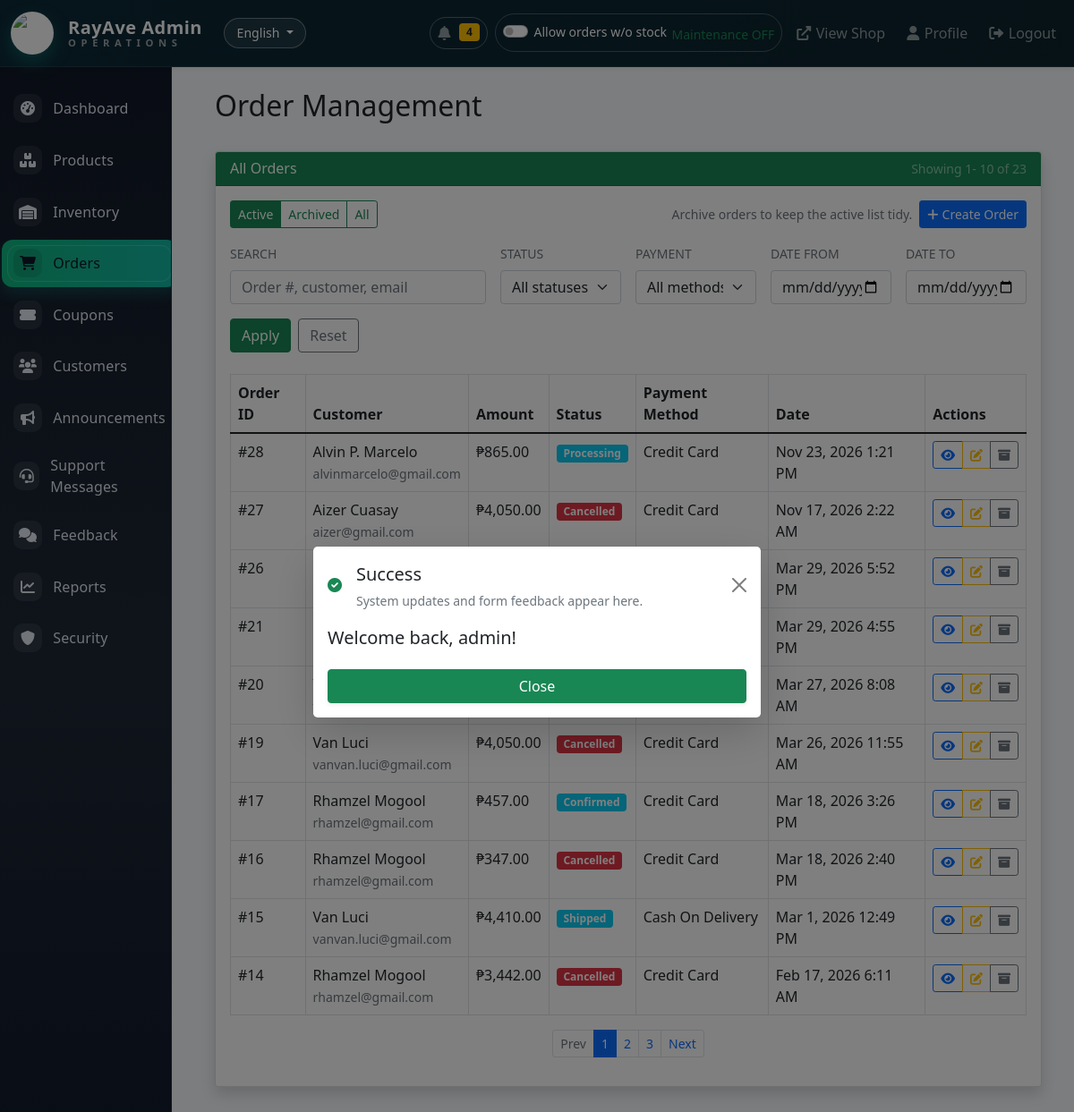
The app's page /admin/orders.php (signed in) with its own data.
### tables this page shows
CREATE TABLE `shipping_settings` (
  `id` tinyint unsigned NOT NULL,
  `per_km_rate` decimal(10,2) NOT NULL DEFAULT '10.00',
  `per_mile_rate` decimal(10,2) NOT NULL DEFAULT '16.09',
  `base_fee` decimal(10,2) NOT NULL DEFAULT '0.00',
  `minimum_fee` decimal(10,2) NOT NULL DEFAULT '0.00',
  `zone_roxas_fee` decimal(10,2) NOT NULL DEFAULT '0.00',
  `zone_oriental_fee` decimal(10,2) NOT NULL DEFAULT '0.00',
  `zone_out_province_fee` decimal(10,2) NOT NULL DEFAULT '0.00',
  `calculation_unit` enum('km','mile') NOT NULL DEFAULT 'km',
  `google_maps_api_key` varchar(255) DEFAULT NULL,
  `allow_out_of_stock_orders` tinyint(1) NOT NULL DEFAULT '0',
  `updated_by` int unsigned DEFAULT NULL,
  `updated_at` timestamp NULL DEFAULT CURRENT_TIMESTAMP ON UPDATE CURRENT_TIMESTAMP,
  PRIMARY KEY (`id`)
);

CREATE TABLE `orders` (
  `id` int NOT NULL AUTO_INCREMENT,
  `user_id` int DEFAULT NULL,
  `total_amount` decimal(10,2) NOT NULL,
  `shipping_fee` decimal(10,2) NOT NULL DEFAULT '0.00',
  `shipping_distance_km` decimal(10,2) DEFAULT NULL,
  `shipping_distance_miles` decimal(10,2) DEFAULT NULL,
  `shipping_details` text,
  `recipient_is_alternate` tinyint(1) NOT NULL DEFAULT '0',
  `recipient_name` varchar(255) DEFAULT NULL,
  `recipient_contact` varchar(100) DEFAULT NULL,
  `recipient_address` text,
  `recipient_notes` text,
  `subtotal` decimal(10,2) DEFAULT NULL,
  `tax_amount` decimal(10,2) DEFAULT NULL,
  `shipping_amount` decimal(10,2) DEFAULT NULL,
  `discount_amount` decimal(10,2) DEFAULT NULL,
  `coupon_code` varchar(50) DEFAULT NULL,
  `coupon_discount` decimal(10,2) NOT NULL DEFAULT '0.00',
  `reward_discount_percent` decimal(5,2) NOT NULL DEFAULT '0.00',
  `reward_discount_amount` decimal(10,2) NOT NULL DEFAULT '0.00',
  `reward_points_earned` int unsigned NOT NULL DEFAULT '0',
  `reward_points_spent` int unsigned NOT NULL DEFAULT '0',
  `status` enum('pending','processing','shipped','delivered','cancelled','confirmed','completed') NOT NULL DEFAULT 'pending',
  `is_archived` tinyint(1) NOT NULL DEFAULT '0',
  `shipping_address` text,
  `customer_notes` text,
  `payment_method` varchar(50) DEFAULT NULL,
  `tracking_number` varchar(100) DEFAULT NULL,
  `estimated_delivery` date DEFAULT NULL,
  `created_at` timestamp NULL DEFAULT CURRENT_TIMESTAMP,
  PRIMARY KEY (`id`),
  KEY `user_id` (`user_id`),
  CONSTRAINT `orders_ibfk_1` FOREIGN KEY (`user_id`) REFERENCES `users` (`id`)
);

CREATE TABLE `users` (
  `id` int NOT NULL AUTO_INCREMENT,
  `username` varchar(50) NOT NULL,
  `email` varchar(100) NOT NULL,
  `password` varchar(255) NOT NULL,
  `full_name` varchar(100) DEFAULT NULL,
  `address` text,
  `phone` varchar(20) DEFAULT NULL,
  `role` enum('customer','admin') DEFAULT 'customer',
  `google_id` varchar(255) DEFAULT NULL,
  `email_verified_at` datetime DEFAULT NULL,
  `password_reset_token` varchar(255) DEFAULT NULL,
  `password_reset_expires_at` datetime DEFAULT NULL,
  `email_opt_in` tinyint(1) NOT NULL DEFAULT '1',
  `avatar_url` varchar(512) DEFAULT NULL,
  `birthday` date DEFAULT NULL,
  `reward_points` int unsigned NOT NULL DEFAULT '0',
  `is_disabled` tinyint(1) NOT NULL DEFAULT '0',
  `last_login` timestamp NULL DEFAULT NULL,
  `email_verified` tinyint(1) DEFAULT '0',
  `verification_token` varchar(100) DEFAULT NULL,
  `created_at` timestamp NULL DEFAULT CURRENT_TIMESTAMP,
  PRIMARY KEY (`id`),
  UNIQUE KEY `username` (`username`),
  UNIQUE KEY `email` (`email`),
  UNIQUE KEY `users_google_id_unique` (`google_id`),
  KEY `users_password_reset_token_index` (`password_reset_token`)
);

### admin/orders.php (the view, shortened to what the rows shown need)
<?php
require_once '../includes/config.php';
require_once '../includes/functions.php';
$scope = isset($_GET['scope']) ? strtolower($_GET['scope']) : 'active';
$conditions = [];
$params = [];
$joinClause = 'JOIN users u ON o.user_id = u.id';
if ($scope === 'archived') {
    $conditions[] = 'o.is_archived = 1';
} elseif ($scope === 'active') {
    $conditions[] = 'o.is_archived = 0';
}
$whereClause = $conditions ? 'WHERE ' . implode(' AND ', $conditions) : '';
$per_page = 10;
$page = isset($_GET['page']) ? max(1, (int) $_GET['page']) : 1;
$count_sql = "SELECT COUNT(*) FROM orders o $joinClause $whereClause";
$count_stmt = $pdo->prepare($count_sql);
$count_stmt->execute($params);
$total_orders = (int) $count_stmt->fetchColumn();
$total_pages = max(1, (int) ceil($total_orders / $per_page));
$page = min($page, $total_pages);
$offset = ($page - 1) * $per_page;
$orders_sql = "SELECT o.*, u.username, u.full_name, u.email
                      FROM orders o
                      $joinClause
                      $whereClause
                      ORDER BY o.created_at DESC
                      LIMIT :limit OFFSET :offset";
$orders_stmt = $pdo->prepare($orders_sql);
$orders_stmt->bindValue(':limit', $per_page, PDO::PARAM_INT);
$orders_stmt->bindValue(':offset', $offset, PDO::PARAM_INT);
$orders_stmt->execute();
$orders = $orders_stmt->fetchAll(PDO::FETCH_ASSOC);
?>
<?php include 'includes/header.php'; ?>
<div class="container-fluid py-4">
    <div class="d-flex justify-content-between align-items-center mb-4">
        <h2>Order Management</h2>
    </div>
    <div class="card shadow">
        <div class="card-body">
            <?php if (empty($orders)): ?>
                <div class="alert alert-info mb-0">
                    <?php echo $scope === 'archived' ? 'No archived orders found yet.' : 'No orders found for this view.'; ?>
                </div>
            <?php else: ?>
                <div class="table-responsive">
                    <table class="table table-bordered table-hover" id="ordersTable">
                        <thead>
                            <tr>
                                <th>Order ID</th>
                                <th>Customer</th>
                                <th>Amount</th>
                                <th>Status</th>
                                <th>Payment Method</th>
                                <th>Date</th>
                                <th>Actions</th>
                            </tr>
                        </thead>
                        <tbody>
                            <?php foreach ($orders as $order): ?>
                                <tr class="<?php echo !empty($order['is_archived']) ? 'table-light' : ''; ?>">
                                    <td>#<?php echo $order['id']; ?></td>
                                    <td>
                                        <div><?php echo htmlspecialchars($order['full_name'] ?: $order['email']); ?></div>
                                        <small class="text-muted"><?php echo htmlspecialchars($order['email']); ?></small>
                                    </td>
                                    <td>₱<?php echo number_format($order['total_amount'], 2); ?></td>
                                    <td>
                                        <span class="badge bg-<?php
                                        echo $order['status'] === 'delivered' ? 'success' :
                                            ($order['status'] === 'cancelled' ? 'danger' :
                                                ($order['status'] === 'pending' ? 'warning' : 'info'));
                                        ?>">
                                            <?php echo ucfirst($order['status']); ?>
                                        </span>
                                    </td>
                                    <td class="text-capitalize">
                                        <?php echo str_replace('_', ' ', $order['payment_method']); ?>
                                    </td>
                                    <td><?php echo date('M j, Y g:i A', strtotime($order['created_at'])); ?></td>
                                    <td>
                                        <?php
                                        $archiveBtnClass = !empty($order['is_archived']) ? 'btn-outline-success' : 'btn-outline-secondary';
                                        $archiveBtnTitle = !empty($order['is_archived']) ? 'Restore to active list' : 'Archive order';
                                        ?>
                                        <div class="btn-group btn-group-sm">
                                            <a href="../order-tracking.php?id=<?php echo $order['id']; ?>"
                                                class="btn btn-outline-primary" title="View order">
                                                <i class="fas fa-eye"></i>
                                            </a>
                                            <button class="btn btn-outline-warning" data-bs-toggle="modal"
                                                data-bs-target="#statusModal<?php echo $order['id']; ?>" title="Update status">
                                                <i class="fas fa-edit"></i>
                                            </button>
                                            <button type="submit" class="btn <?php echo $archiveBtnClass; ?>"
                                                title="<?php echo $archiveBtnTitle; ?>"
                                                form="archiveForm<?php echo $order['id']; ?>">
                                                <i class="fas fa-box-archive"></i>
                                            </button>
                                        </div>
                                    </td>
                                </tr>
                            <?php endforeach; ?>
                        </tbody>
                    </table>
                </div>
            <?php endif; ?>
        </div>
    </div>
</div>
<?php include 'includes/footer.php'; ?>

### admin/includes/header.php (shortened to what the rows shown need)
<?php
$allowOutOfStockOrders = isOutOfStockOrderingEnabled();
?>
<!DOCTYPE html>
<html lang="<?php echo htmlspecialchars(getCurrentLanguage()); ?>">
<head>
    <link href="https://cdn.jsdelivr.net/npm/bootstrap@5.1.3/dist/css/bootstrap.min.css" rel="stylesheet">
    <link rel="stylesheet" href="https://cdnjs.cloudflare.com/ajax/libs/font-awesome/6.0.0/css/all.min.css">
    <link href="https://cdn.jsdelivr.net/npm/bootstrap@5.1.3/dist/css/bootstrap.min.css" rel="stylesheet">
</head>
<body>
    <nav class="navbar navbar-expand-lg navbar-dark admin-navbar sticky-top shadow-sm">
        <div class="container-fluid">
            <div class="collapse navbar-collapse" id="adminTopNav">
                <div class="navbar-nav ms-auto align-items-lg-center gap-lg-2">
                    <form method="POST" action="toggle-ordering-mode.php" class="nav-link nav-pill text-white-50 p-2"
                        style="border: 1px solid rgba(255,255,255,0.25); border-radius: 999px;"
                        data-ordering-override-form>
                        <div class="form-check form-switch text-white mb-0 small">
                            <input class="form-check-input" type="checkbox" role="switch"
                                id="allowOutOfStockSwitch"
                                <?php echo !$allowOutOfStockOrders ? 'checked' : ''; ?>
                                data-ordering-override-toggle>
                            <label class="form-check-label" for="allowOutOfStockSwitch">
                                <span class="d-none d-lg-inline"><?php echo $allowOutOfStockOrders ? 'Allow orders w/o stock' : 'Disallow Orders w/o stock'; ?></span>
                            </label>
                        </div>
                    </form>
                </div>
            </div>
        </div>
    </nav>
    <div class="container-fluid admin-shell">
        <div class="row">
            <main class="col-md-9 ms-sm-auto col-lg-10 px-md-4">

### records on screen
orders: id "28", user.full_name "Alvin P. Marcelo", user.email "alvinmarcelo@gmail.com", total_amount "865.00", status "Processing", payment_method "Credit Card", created_at "Nov 23, 2026 1:21 PM"
orders: id "27", user.full_name "Aizer Cuasay", user.email "aizer@gmail.com", total_amount "4,050.00", status "Cancelled", payment_method "Credit Card", created_at "Nov 17, 2026 2:22 AM"
orders: id "26", created_at "Mar 29, 2026 5:52 PM"
orders: id "21", created_at "Mar 29, 2026 4:55 PM"
orders: id "20", created_at "Mar 27, 2026 8:08 AM"
orders: id "19", user.full_name "Van Luci", user.email "vanvan.luci@gmail.com", total_amount "4,050.00", status "Cancelled", payment_method "Credit Card", created_at "Mar 26, 2026 11:55 AM"
orders: id "17", user.full_name "Rhamzel Mogool", user.email "rhamzel@gmail.com", total_amount "457.00", status "Confirmed", payment_method "Credit Card", created_at "Mar 18, 2026 3:26 PM"
orders: id "16", user.full_name "Rhamzel Mogool", user.email "rhamzel@gmail.com", total_amount "347.00", status "Cancelled", payment_method "Credit Card", created_at "Mar 18, 2026 2:40 PM"
orders: id "15", user.full_name "Van Luci", user.email "vanvan.luci@gmail.com", total_amount "4,410.00", status "Shipped", payment_method "Cash On Delivery", created_at "Mar 1, 2026 12:49 PM"
orders: id "14", user.full_name "Rhamzel Mogool", user.email "rhamzel@gmail.com", total_amount "3,442.00", status "Cancelled", payment_method "Credit Card", created_at "Feb 17, 2026 6:11 AM"

### other values on screen
currentLanguageLabel() "English"
$adminUnreadNotifications "4"
$_SESSION['success'] "Welcome back, admin!"
$offset + 1 "1"
min($offset + count($orders), $total_orders) "10"
$total_orders "23"
$label "Active"
$label "Archived"
$label "All"
